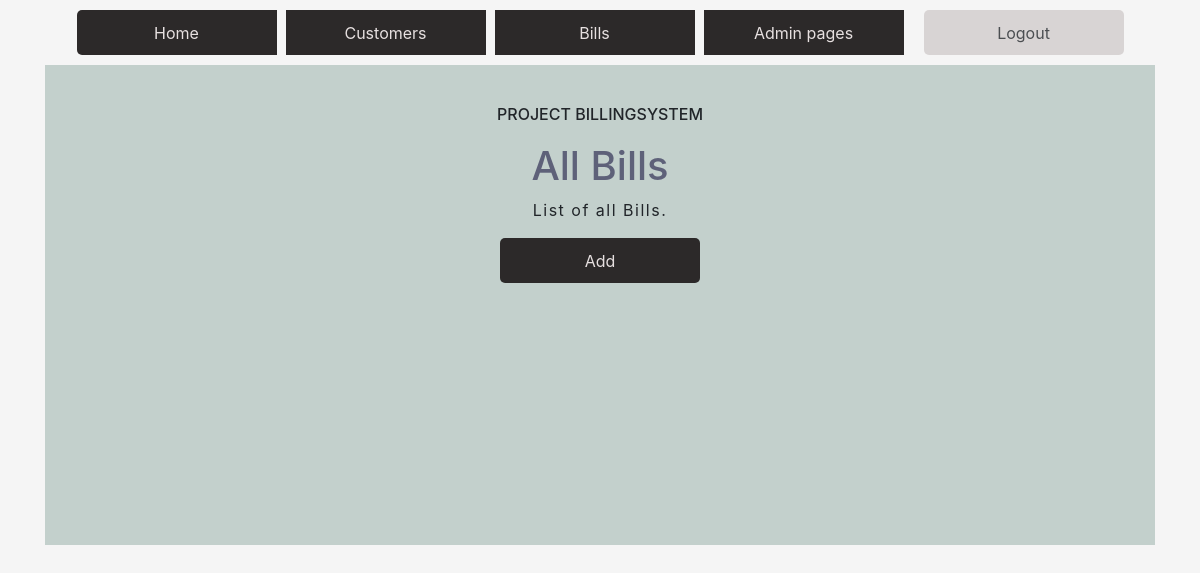
/invoicelist/, run on an earlier commit of the app's database.
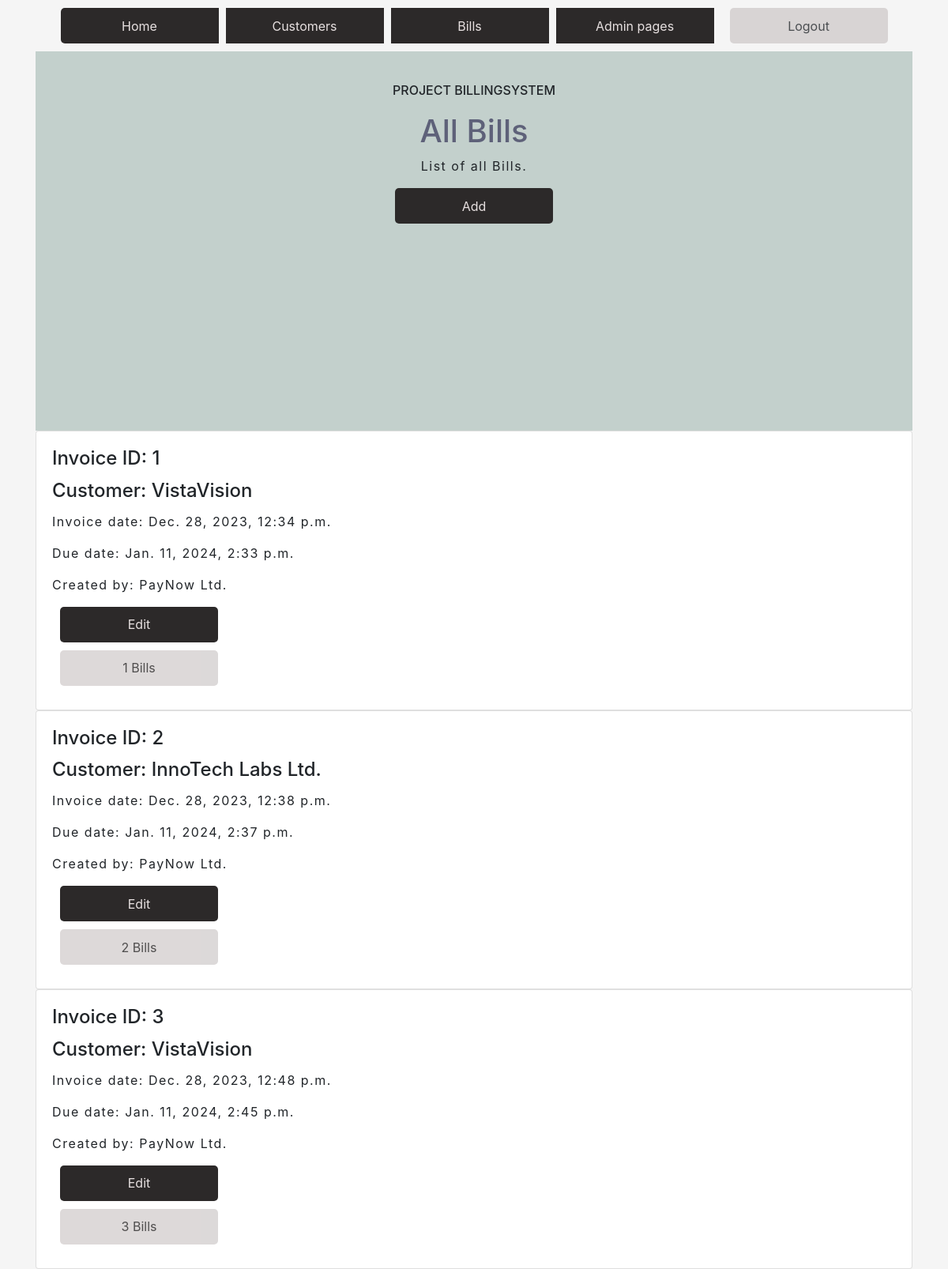
And on a later commit of the database.
### app/models.py (models this page shows, shortened)
class Invoice(models.Model):
    invoiceDate = models.DateTimeField(auto_now_add=True)
    dueDate = models.DateTimeField(default=datetime.now() + timedelta(days=14)) #time + 14 days
    customerAccount = models.ForeignKey(CustomerAccount, on_delete =models.PROTECT)
    account = models.ForeignKey(Account, on_delete =models.PROTECT)

class CustomerAccount(models.Model):
    name = models.CharField(max_length = 50, default=None)
    address = models.CharField(max_length = 50, default=None)
    phone = models.CharField(max_length = 50, default=None)
    mail = models.CharField(max_length = 50, default=None)
    vat = models.CharField(max_length = 20, default=None)
    account = models.ForeignKey(Account, on_delete =models.PROTECT)

class Account(models.Model):
    name = models.CharField(max_length =20, default=None)
    address = models.CharField(max_length =50, default=None)
    phone = models.CharField(max_length =50, default=None)
    mail = models.CharField(max_length =50, default=None)
    vat = models.CharField(max_length =20, default=None)
    bankAccountNr = models.CharField(max_length =20, default=None)

### app/views.py (the view)
# urls.py: path('invoicelist/', invoicelistview),
def invoicelistview(request):
    invoicelist = Invoice.objects.all()
    invoicerowlist = InvoiceRows.objects.all()
    customerlist = CustomerAccount.objects.all()
    accountlist = Account.objects.all()
    context = {'invoices': invoicelist,'invoicerow': invoicerowlist, 'customers': customerlist, 'accounts': accountlist}
    return render (request,"invoicelist.html",context)

### app/templates/invoicelist.html
{% extends 'index.html' %}
{%load static%}
{% block content %}
<section id="main">
    <div class="main-text">
    <h6>Project Billingsystem</h6>
    <h1>All Bills</h1>
    <p>List of all Bills.</p>
    <center>
        <a class="btn" href="/add-invoice">Add</a>
    </center>
    </div>
    </section>
    {% for i in invoices %}
    <div class="customerList">
    <div class="card" style="width: 100%;">
    <div class="card-body">
        <h4 class="card-title">Invoice ID: {{i.id}}</h4>
        <h4 class="card-title">Customer: {{i.customerAccount.name}}</h4>
        <p class="card-text">Invoice date: {{i.invoiceDate}} </p>
        <p class="card-text">Due date: {{i.dueDate}} </p>
        <p class="card-text">Created by: {{i.account.name}} </p>
        <a href="/edit-invoice-get/{{c.id}}/"class="btn" >Edit</a>
        <a href="/bills-by-customer/{{i.id}}/" class="btn-ghost" >{{i.id}} Bills</a>
    </div>
</div>
</div>
{%endfor%}
{% endblock %}

### app/templates/index.html (shortened to what this page needs)
<!DOCTYPE html>
<html lang="en">
<head>
    <link rel="stylesheet" href="https://stackpath.bootstrapcdn.com/bootstrap/4.5.0/css/bootstrap.min.css"
>
<link rel="stylesheet" href="https://cdnjs.cloudflare.com/ajax/libs/font-awesome/5.11.2/css/all.min.css">
{%load static%}
<link rel="stylesheet" href="{% static '/style.css' %}">
<link rel="stylesheet" href="{% static '/customers.css' %}" >
</head>
<body>
    <div class="container">
        <center>
        <div class="btn-group" role="group">
            <a class="btn" href="/">Home</a>
            <a class="btn" href="/customerlist">Customers</a>
            <a class="btn" href="/invoicelist">Bills</a>
            <a class="btn" href="/admin">Admin pages</a>
            <a class="btn-ghost">Logout</a>
        </div>
    </center>
            {% block content %}
            {% endblock %}
    </div>
</body>
</html>

### app/static/style.css (style rules this page uses)
body { background-color: whitesmoke; margin: 0; padding: 0; height: 150vh; }
h1 { color: rgb(94, 97, 121); }
p { letter-spacing: 1.5px; }
h6 { text-transform: uppercase; padding-bottom: 10px; }

### app/static/customers.css (style rules this page uses)
body { background-color: whitesmoke; margin: 0; padding: 0; height: 150vh; }
#main { width: 100%; height: 60vh; background-color: rgb(195, 208, 204); text-align: center; justify-content: center; display: flex; }
.main-text { position: absolute; width: 50%; padding: 20px; margin: 20px; }
h1 { color: rgb(94, 97, 121); }
p { letter-spacing: 1.5px; }
h6 { text-transform: uppercase; padding-bottom: 10px; }
.btn { width: 200px; height: 45px; display: flex; justify-content: center; align-items: center; background-color: #2c2929; border-radius: 5px; color:#e7e0e0; margin: 10px; z-index: 5; cursor: pointer; }
.btn-ghost { width: 200px; height: 45px; display: flex; justify-content: center; align-items: center; background-color: #c0babaaf; opacity: 0.8; border-radius: 5px; color:#242222; margin: 10px; z-index: 5; cursor: pointer; }

What changed in the data, as far as the page shows it:
added Invoice: id "1", customerAccount.name "VistaVision", invoiceDate "Dec. 28, 2023, 12:34 p.m.", dueDate "Jan. 11, 2024, 2:33 p.m.", account.name "PayNow Ltd."
added Invoice: id "2", customerAccount.name "InnoTech Labs Ltd.", invoiceDate "Dec. 28, 2023, 12:38 p.m.", dueDate "Jan. 11, 2024, 2:37 p.m.", account.name "PayNow Ltd."
added Invoice: id "3", customerAccount.name "VistaVision", invoiceDate "Dec. 28, 2023, 12:48 p.m.", dueDate "Jan. 11, 2024, 2:45 p.m.", account.name "PayNow Ltd."
